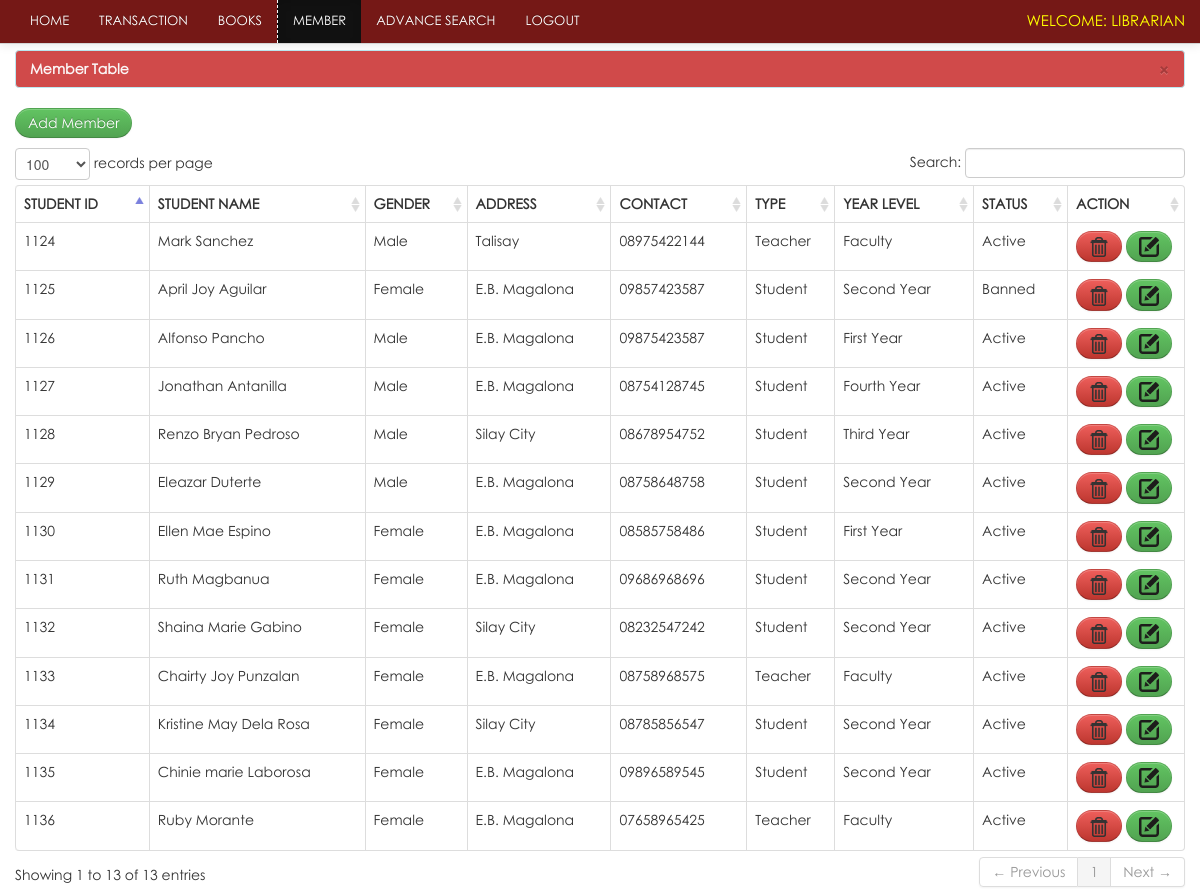
/librarian/member.php (signed in), run on the app's committed database.
### tables this page shows
CREATE TABLE IF NOT EXISTS `member` (
  `member_id` int(11) NOT NULL AUTO_INCREMENT,
  `student_id` varchar(10) NOT NULL,
  `firstname` varchar(100) NOT NULL,
  `lastname` varchar(100) NOT NULL,
  `gender` varchar(10) NOT NULL,
  `address` varchar(100) NOT NULL,
  `contact` varchar(100) NOT NULL,
  `type` varchar(100) NOT NULL,
  `year_level` varchar(100) NOT NULL,
  `status` varchar(100) NOT NULL,
  PRIMARY KEY (`member_id`)
);

### librarian/member.php (the view, shortened to what this page needs)
<?php include('header.php'); ?>
<?php include('navbar_member.php'); ?>
    <div class="container">
		<div class="margin-top">
			<div class="row">
			<div class="span12">
			   <div class="alert alert-info">
                                    <button type="button" class="close" data-dismiss="alert">&times;</button>
                                    <strong>Member Table</strong>
                                </div>
                            <table cellpadding="0" cellspacing="0" border="0" class="table  table-bordered" id="example">
								<p><a href="add_member.php" class="btn btn-success">Add Member</a></p>
                                <thead>
                                    <tr>
                                        <th>Student ID</th>
                                        <th>Student Name</th>
                                        <th>Gender</th>
										<th>Address</th>
										<th>Contact</th>
										<th>Type</th>
										<th>Year level</th>
										<th>Status</th>
										<th>Action</th>
                                    </tr>
                                </thead>
                                <tbody>
                                  <?php  $user_query=mysql_query("select * from member")or die(mysql_error());
									while($row=mysql_fetch_array($user_query)){
									$id=$row['member_id'];  ?>
									<tr class="del<?php echo $id ?>">
									<td><?php echo $row['student_id']; ?> </td>
                                    <td><?php echo $row['firstname']." ".$row['lastname']; ?></td>
                                    <td><?php echo $row['gender']; ?> </td>
                                    <td><?php echo $row['address']; ?> </td>
                                    <td><?php echo $row['contact']; ?></td>
									<td><?php echo $row['type']; ?></td>
									<td><?php echo $row['year_level']; ?></td>
									<td><?php echo $row['status']; ?></td>
                                    <td width="100">
                                        <a rel="tooltip"  title="Delete" id="<?php echo $id; ?>" href="#delete_student<?php echo $id; ?>" data-toggle="modal"    class="btn btn-danger"><span><img src="../LMS/del.png" style="width: 20px; height= 20px; "></span></a>
										<a  rel="tooltip"  title="Edit" id="e<?php echo $id; ?>" href="edit_member.php<?php echo '?id='.$id; ?>" class="btn btn-success"><span><img src="../LMS/edit.png" style="width: 20px; height= 20px; "></span></a>
                                    </td>
                                    </tr>
									<?php  }  ?>
                                </tbody>
                            </table>
			</div>
			</div>
		</div>
    </div>
<?php include('footer.php') ?>

### css/docs.css (style rules this page uses)
body { font-family:'TR Century Gothic',Helvetica,Arial,sans-serif !important; }
.btn { border-radius: 25px !important; }
.alert { text-shadow: none; }
th { text-transform:uppercase; }
.margin-top { margin-top:50px; }
body { background: url(../img/grid_noise.png); position: relative; }

### css/print.css (style rules this page uses)
th { text-align:left; }
td { text-align:left; border-top:1px solid; padding:2px; }
.btn { display:none; }
.alert { display:none; }
body { font-family:arial; font-size:13px; }
span { text-transform:uppercase; }

### data on the page
member: student "1124", firstname "Mark", lastname "Sanchez", gender "Male", address "Talisay", contact "08975422144", type "Teacher", year_level "Faculty", status "Active"
member: student "1125", firstname "April Joy", lastname "Aguilar", gender "Female", address "E.B. Magalona", contact "09857423587", type "Student", year_level "Second Year", status "Banned"
member: student "1126", firstname "Alfonso", lastname "Pancho", gender "Male", address "E.B. Magalona", contact "09875423587", type "Student", year_level "First Year", status "Active"
member: student "1127", firstname "Jonathan", lastname "Antanilla", gender "Male", address "E.B. Magalona", contact "08754128745", type "Student", year_level "Fourth Year", status "Active"
member: student "1128", firstname "Renzo Bryan", lastname "Pedroso", gender "Male", address "Silay City", contact "08678954752", type "Student", year_level "Third Year", status "Active"
member: student "1129", firstname "Eleazar", lastname "Duterte", gender "Male", address "E.B. Magalona", contact "08758648758", type "Student", year_level "Second Year", status "Active"
member: student "1130", firstname "Ellen Mae", lastname "Espino", gender "Female", address "E.B. Magalona", contact "08585758486", type "Student", year_level "First Year", status "Active"
member: student "1131", firstname "Ruth", lastname "Magbanua", gender "Female", address "E.B. Magalona", contact "09686968696", type "Student", year_level "Second Year", status "Active"
member: student "1132", firstname "Shaina Marie", lastname "Gabino", gender "Female", address "Silay City", contact "08232547242", type "Student", year_level "Second Year", status "Active"
member: student "1133", firstname "Chairty Joy", lastname "Punzalan", gender "Female", address "E.B. Magalona", contact "08758968575", type "Teacher", year_level "Faculty", status "Active"
member: student "1134", firstname "Kristine May", lastname "Dela Rosa", gender "Female", address "Silay City", contact "08785856547", type "Student", year_level "Second Year", status "Active"
member: student "1135", firstname "Chinie marie", lastname "Laborosa", gender "Female", address "E.B. Magalona", contact "09896589545", type "Student", year_level "Second Year", status "Active"
member: student "1136", firstname "Ruby", lastname "Morante", gender "Female", address "E.B. Magalona", contact "07658965425", type "Teacher", year_level "Faculty", status "Active"
